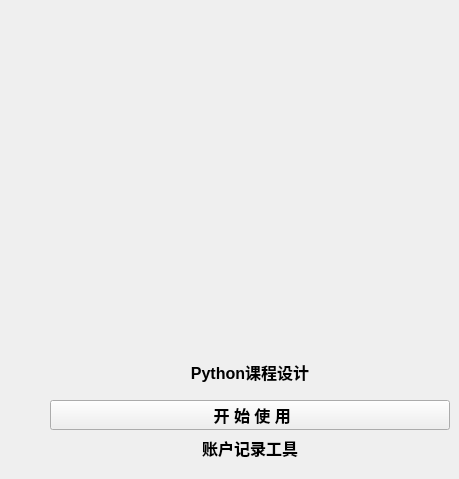
   <widget class="QWidget" name="tab_hello">
    <attribute name="title">
     <string>hello</string>
    </attribute>
    <widget class="QLabel" name="label_hello_gif">
     <property name="geometry">
      <rect>
       <x>50</x>
       <y>0</y>
       <width>400</width>
       <height>400</height>
      </rect>
     </property>
     <property name="text">
      <string/>
     </property>
    </widget>
    <widget class="QLabel" name="label_hello_beizhu">
     <property name="geometry">
      <rect>
       <x>50</x>
       <y>350</y>
       <width>400</width>
       <height>120</height>
      </rect>
     </property>
     <property name="text">
      <string>&lt;html&gt;&lt;head/&gt;&lt;body&gt;&lt;p align=&quot;center&quot;&gt;&lt;span style=&quot; font-size:12pt; font-weight:600;&quot;&gt;Python课程设计&lt;/span&gt;&lt;/p&gt;&lt;p align=&quot;center&quot;&gt;&lt;br/&gt;&lt;/p&gt;&lt;p align=&quot;center&quot;&gt;&lt;span style=&quot; font-size:12pt; font-weight:600;&quot;&gt;账户记录工具&lt;/span&gt;&lt;/p&gt;&lt;/body&gt;&lt;/html&gt;</string>
     </property>
     <property name="scaledContents">
      <bool>false</bool>
     </property>
    </widget>
    <widget class="QPushButton" name="btn_hello_start">
     <property name="geometry">
      <rect>
       <x>50</x>
       <y>400</y>
       <width>400</width>
       <height>30</height>
      </rect>
     </property>
     <property name="font">
      <font>
       <pointsize>12</pointsize>
       <weight>75</weight>
       <bold>true</bold>
      </font>
     </property>
     <property name="text">
      <string> 开 始 使 用</string>
     </property>
     <property name="icon">
      <iconset>
       <normaloff>img/icon.svg</normaloff>img/icon.svg</iconset>
     </property>
    </widget>
   </widget>
